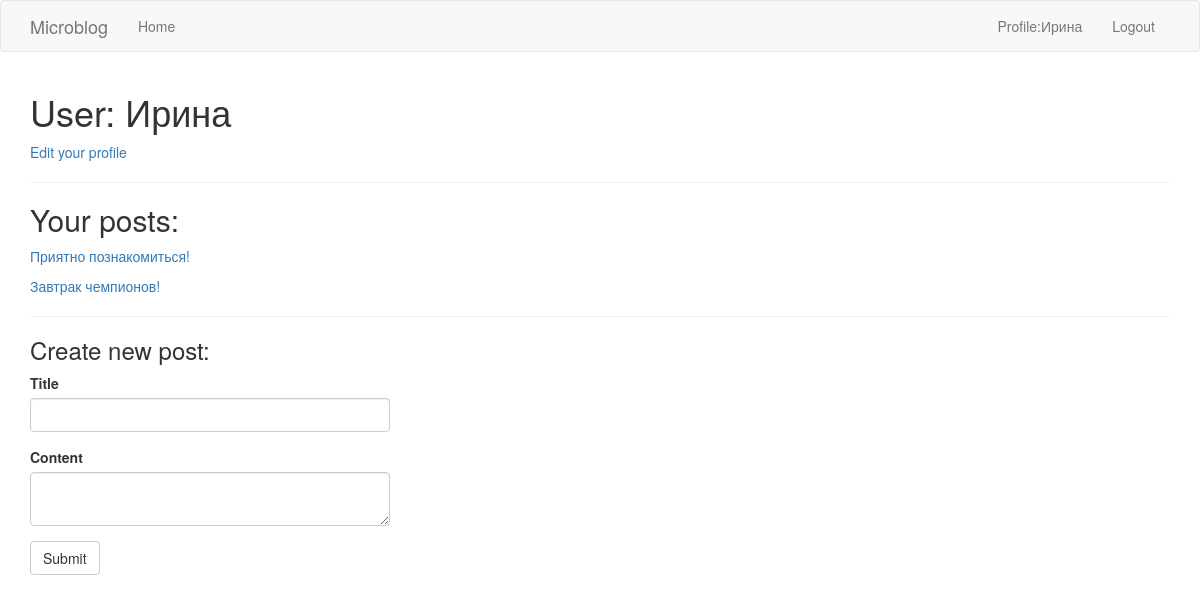
/user/Ирина (signed in), run on the app's committed database.
### blog/models.py (models this page shows, shortened)
class Users(UserMixin, db.Model):
    id = db.Column(db.Integer, primary_key=True)
    username = db.Column(db.String(64), index=True, unique=True)
    email = db.Column(db.String(120), index=True, unique=True)
    password_hash = db.Column(db.String(128))
    posts = db.relationship("Posts", backref='author', lazy='dynamic', cascade="all,delete")
    comments = db.relationship("Comments", backref="author", lazy="dynamic", cascade="all,delete")

class Posts(db.Model):
    id = db.Column(db.Integer, primary_key=True)
    author_id = db.Column(db.Integer, db.ForeignKey('users.id'))
    title = db.Column(db.String(64))
    content = db.Column(db.String(2000))
    publication_datetime = db.Column(db.DateTime, index=True, default=datetime.utcnow)
    comments = db.relationship("Comments", backref="post", lazy="dynamic", cascade="all,delete")

### blog/routes.py (the view)
@app.route('/user/<username>', methods=['GET', 'POST'])
@login_required
def user(username):
    form = CreatePostCommentForm()
    user = Users.query.filter_by(username=username).first_or_404()
    posts = Posts.query.filter_by(author=user).all()
    if form.validate_on_submit():
        post = Posts(title=form.title.data, content=form.content.data, author=user)
        db.session.add(post)
        db.session.commit()
        flash('Congratulations, you`ve successfully created new post!')
        return redirect(url_for('user', username=username))
    return render_template('user.html', user=user, posts=posts, form=form)

### blog/forms.py
class CreatePostCommentForm(FlaskForm):
    title = StringField("Title", validators=[DataRequired()])
    content = TextAreaField("Content", validators=[Length(min=0, max=2000)])
    submit = SubmitField("Submit")

### blog/models.py (called while the page is built)
@login.user_loader
def load_user(id):
    return Users.query.get(int(id))

### blog/templates/user.html
{% extends "base.html" %}
{% block app_content %}
    <h1>User: {{ user.username }}</h1>
    <p><a href="{{ url_for('edit_profile') }}">Edit your profile</a></p>
    <hr>
    {% if posts %}
        <h2>Your posts:</h2>
        {% for post in posts %}
            <p><a href="{{ url_for('post', post_id=post.id) }}">{{ post.title }}</a></p>
        {% endfor %}
    {% else %}
        <h1>You haven't got any posts, create it!</h1>
    {% endif %}
    <hr>
    <h3>Create new post:</h3>
    {% include 'create_post_comment.html' %}
{% endblock %}

### blog/templates/base.html (shortened to what this page needs)
{% extends 'bootstrap/base.html' %}
{% block navbar %}
    <nav class="navbar navbar-default">
        <div class="container">
            <div class="navbar-header">
                <a class="navbar-brand" href="{{ url_for('index') }}">Microblog</a>
            </div>
            <div class="collapse navbar-collapse" id="bs-example-navbar-collapse-1">
                <ul class="nav navbar-nav">
                    <li><a href="{{ url_for('index') }}">Home</a></li>
                </ul>
                <ul class="nav navbar-nav navbar-right">
                    {% if current_user.is_anonymous %}
                    <li><a href="{{ url_for('login') }}">Login</a></li>
                    {% else %}
                    <li><a href="{{ url_for('user', username=current_user.username) }}">Profile:{{ current_user.username }}</a></li>
                    <li><a href="{{ url_for('logout') }}">Logout</a></li>
                    {% endif %}
                </ul>
            </div>
        </div>
    </nav>
{% endblock %}
{% block content %}
    <div class="container">
        {% block app_content %}{% endblock %}
    </div>
{% endblock %}

### data on the page
Users: username "Ирина"
Posts: title "Приятно познакомиться!"
Posts: title "Завтрак чемпионов!"
